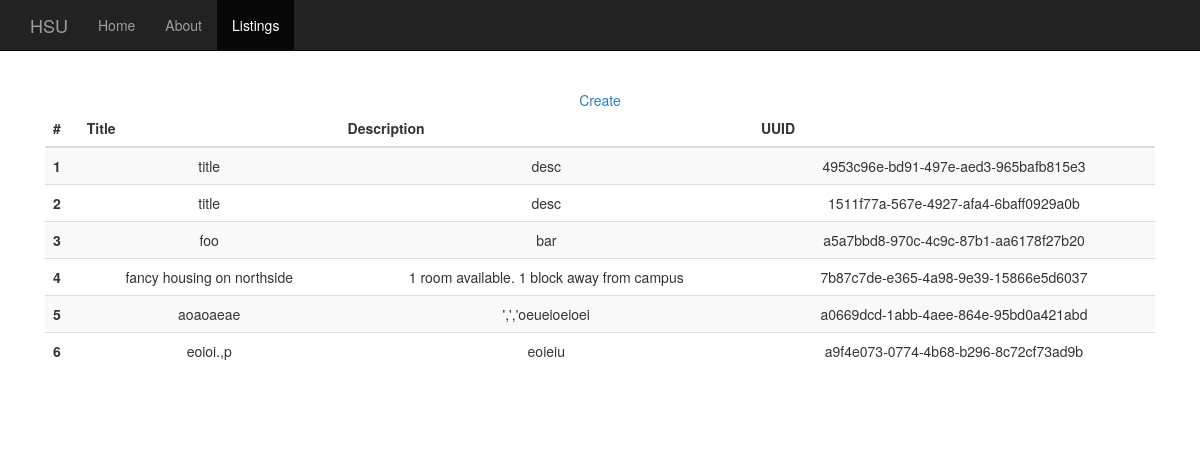
The page /listings on the database its author committed.
### tables this page shows
CREATE TABLE listings (title text, description text,
                            lid varchar(20), primary key (lid));

### hsu.py (the view)
@app.route('/listings')
def read():
    db = get_db()
    listings = db.get_listings()
    return render_template('read.html', listings=listings)

### hsu.py (called while the page is built)
def get_db():
    db = getattr(g, '_database', None)
    if db is None:
        db = DBManager()
        setattr(g, '_database', db)
    return db

@app.teardown_appcontext
def close_connection(exception):
    db = get_db()
    db.close()

    def close(self):
        self.conn.close()

    def get_listings(self):
        res = []
        for row in self.conn.execute(SELECT_TABLE_LISTINGS):
            res.append(row)
        return res

### templates/read.html (shortened to what this page needs)
{% extends "base.html" %}
{% block navbar %}
<li><a href="/">Home</a></li>
<li><a href="/about">About</a></li>
<li class="active"><a href="/listings">Listings</a></li>
{% endblock %}
{% block content %}
<a href="/listings/create">Create</a>
<table class="table table-striped">
  <thead>
    <tr>
      <th>#</th>
      <th>Title</th>
      <th>Description</th>
      <th>UUID</th>
    </tr>
  </thead>
  <tbody>
{% for l in listings %}
    <tr>
      <th scope="row">{{ loop.index }}</th>
      <td>{{l[0]|e}}</td>
      <td>{{l[1]|e}}</td>
      <td>{{l[2]|e}}</td>
    </tr>
{% endfor %}
  </tbody>
</table>
{% endblock %}

### templates/base.html (shortened to what this page needs)
<!DOCTYPE html>
<html lang="en">
  <head>
    <link href="/static/css/bootstrap.min.css" rel="stylesheet">
  </head>
  <body>
    <nav class="navbar navbar-inverse navbar-fixed-top">
      <div class="container">
        <div class="navbar-header">
          <a class="navbar-brand" href="/">HSU</a>
        </div>
        <div id="navbar" class="collapse navbar-collapse">
          <ul class="nav navbar-nav">
            {% block navbar %}{% endblock %}
          </ul>
        </div>
      </div>
    </nav>
    <div class="container">
      <div class="starter-template">
      {% block content %}
      {% endblock %}
      </div>
    </div>
  </body>
</html>

### templates/base.html (style rules this page uses)
body { padding-top: 50px; }
.starter-template { padding: 40px 15px; text-align: center; }

### rows shown on the page
listings: title "title", description "desc", lid "4953c96e-bd91-497e-aed3-965bafb815e3"
listings: title "title", description "desc", lid "1511f77a-567e-4927-afa4-6baff0929a0b"
listings: title "foo", description "bar", lid "a5a7bbd8-970c-4c9c-87b1-aa6178f27b20"
listings: title "fancy housing on northside", description "1 room available. 1 block away from campus", lid "7b87c7de-e365-4a98-9e39-15866e5d6037"
listings: title "aoaoaeae", description "',','oeueioeioei", lid "a0669dcd-1abb-4aee-864e-95bd0a421abd"
listings: title "eoioi.,p", description "eoieiu", lid "a9f4e073-0774-4b68-b296-8c72cf73ad9b"
